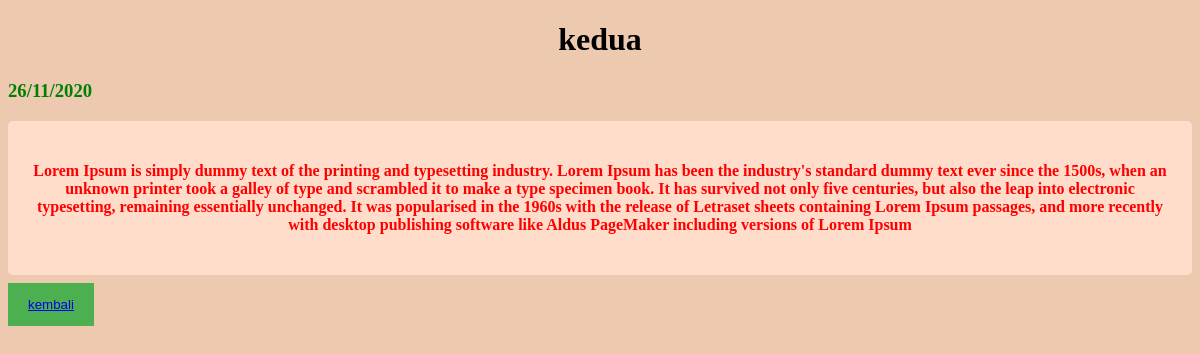
Screenshot of /news.php?id=2 with the database file from the repository.
### tables this page shows
CREATE TABLE `data` (
  `id` int(11) NOT NULL,
  `title` varchar(255) NOT NULL,
  `content` longtext NOT NULL,
  `deskripsi` varchar(70) NOT NULL,
  `tanggal` varchar(70) NOT NULL
);

### news.php (the view, shortened to what this page needs)
<?php
require 'logic.php';
$id = $_GET["id"];
$news = mysqli_query($conn, "SELECT * FROM data WHERE id =$id");
?>
<!DOCTYPE html>
<html lang="en">
<head>
</head>
<body>
<header align="center">
    <?php foreach( $news as $row ) : ?>
    <h1><?= $row["title"]; ?></h1>
    <?php endforeach; ?>
</header>
<?php foreach( $news as $row ) : ?>
<h3><?= $row["tanggal"]; ?></h4>
<?php endforeach; ?>
<div>
<?php foreach( $news as $row ) : ?>
    <h4 align = "center"><?= $row["content"]; ?></h4>
<?php endforeach; ?>
</div>
<button><a href="index.php">kembali</a></button>
</body>
</html>

### news.php (style rules this page uses)
body { background-color: #edc9af; }
h1 { border: 0px solid black; color: black; bold: bold; text-align: center; background-color: #edc9af; }
h4 { color: red; text-align: center; }
h3 { color: green; text-align: left; }
div { border-radius: 5px; background-color: #ffddca; padding: 20px; }
button { background-color: #4CAF50; color: white; padding: 14px 20px; margin: 8px 0; border: none; cursor: pointer; }

### rows the page displays
data: title "kedua", tanggal "26/11/2020", content "Lorem Ipsum is simply dummy text of the printing and typesetting industry. Lorem Ipsum has been the industry's standard dummy text ever since the 1500s, when an unknown printer took a galley of type and scrambled it to make a type specimen book. It has survived not only five centuries, but also the leap into electronic typesetting, remaining essentially unchanged. It was popularised in the 1960s with the release of Letraset sheets containing Lorem Ipsum passages, and more recently with desktop publishing software like Aldus PageMaker including versions of Lorem Ipsum"
